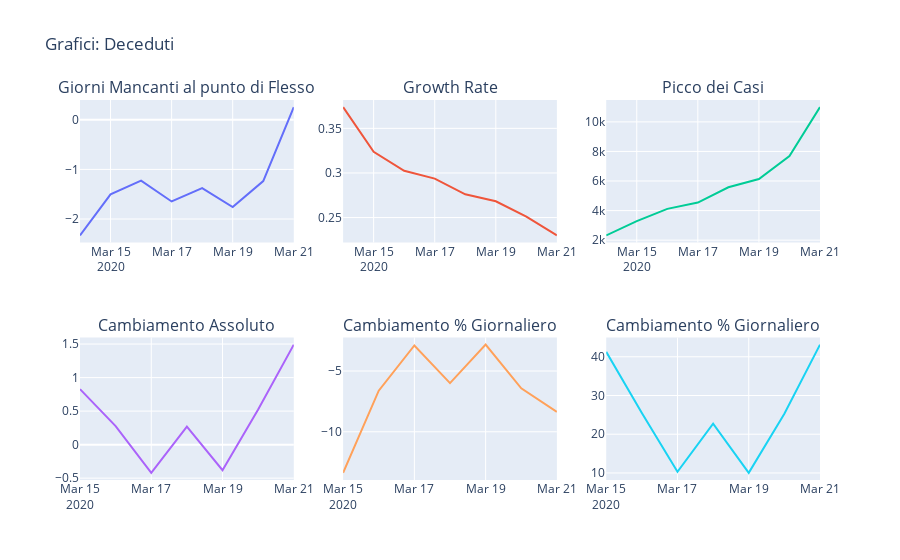

This figure's notebook cell:
### Markdown cell above
## Deceduti

### Code cell
df = run_fit(national_get, 'deceduti')
print_plot(df, title = 'Grafici: Deceduti')

### Figure 1 — Plotly figure (JSON) as saved in the notebook; plotly's stock layout.template omitted (floating-point values rounded to 4 significant figures)
{"data": [{"mode": "lines", "name": "Numero di Giorni Mancanti a Metà del Picco", "type": "scatter", "x": ["2020-03-14", "2020-03-15", "2020-03-16", "2020-03-17", "2020-03-18", "2020-03-19", "2020-03-20", "2020-03-21"], "xaxis": "x", "y": [-2.329, -1.501, -1.225, -1.646, -1.377, -1.759, -1.236, 0.2554], "yaxis": "y"}, {"mode": "lines", "name": "Growth Rate", "type": "scatter", "x": ["2020-03-14", "2020-03-15", "2020-03-16", "2020-03-17", "2020-03-18", "2020-03-19", "2020-03-20", "2020-03-21"], "xaxis": "x2", "y": [0.3738, 0.3238, 0.3024, 0.2936, 0.276, 0.2682, 0.251, 0.23], "yaxis": "y2"}, {"mode": "lines", "name": "Picco dei Casi", "type": "scatter", "x": ["2020-03-14", "2020-03-15", "2020-03-16", "2020-03-17", "2020-03-18", "2020-03-19", "2020-03-20", "2020-03-21"], "xaxis": "x3", "y": [2324.0, 3283.0, 4118.0, 4543.0, 5575.0, 6133.0, 7683.0, 11000.0], "yaxis": "y3"}, {"mode": "lines", "name": "Numero di Giorni Mancanti a Metà del Picco", "type": "scatter", "x": ["2020-03-15", "2020-03-16", "2020-03-17", "2020-03-18", "2020-03-19", "2020-03-20", "2020-03-21"], "xaxis": "x4", "y": [0.8277, 0.2765, -0.4211, 0.2687, -0.382, 0.5233, 1.491], "yaxis": "y4"}, {"mode": "lines", "name": "Growth Rate", "type": "scatter", "x": ["2020-03-15", "2020-03-16", "2020-03-17", "2020-03-18", "2020-03-19", "2020-03-20", "2020-03-21"], "xaxis": "x5", "y": [-13.38, -6.616, -2.894, -5.99, -2.826, -6.426, -8.363], "yaxis": "y5"}, {"mode": "lines", "name": "Picco dei Casi", "type": "scatter", "x": ["2020-03-15", "2020-03-16", "2020-03-17", "2020-03-18", "2020-03-19", "2020-03-20", "2020-03-21"], "xaxis": "x6", "y": [41.28, 25.45, 10.31, 22.72, 10.02, 25.27, 43.14], "yaxis": "y6"}], "layout": {"annotations": [{"font": {"size": 16}, "showarrow": false, "text": "Giorni Mancanti al punto di Flesso", "x": 0.1444, "xanchor": "center", "xref": "paper", "y": 1, "yanchor": "bottom", "yref": "paper"}, {"font": {"size": 16}, "showarrow": false, "text": "Growth Rate", "x": 0.5, "xanchor": "center", "xref": "paper", "y": 1, "yanchor": "bottom", "yref": "paper"}, {"font": {"size": 16}, "showarrow": false, "text": "Picco dei Casi", "x": 0.8556, "xanchor": "center", "xref": "paper", "y": 1, "yanchor": "bottom", "yref": "paper"}, {"font": {"size": 16}, "showarrow": false, "text": "Cambiamento Assoluto", "x": 0.1444, "xanchor": "center", "xref": "paper", "y": 0.375, "yanchor": "bottom", "yref": "paper"}, {"font": {"size": 16}, "showarrow": false, "text": "Cambiamento % Giornaliero", "x": 0.5, "xanchor": "center", "xref": "paper", "y": 0.375, "yanchor": "bottom", "yref": "paper"}, {"font": {"size": 16}, "showarrow": false, "text": "Cambiamento % Giornaliero", "x": 0.8556, "xanchor": "center", "xref": "paper", "y": 0.375, "yanchor": "bottom", "yref": "paper"}], "showlegend": false, "title": {"text": "Grafici: Deceduti"}, "xaxis": {"anchor": "y", "domain": [0, 0.2889]}, "xaxis2": {"anchor": "y2", "domain": [0.3556, 0.6444]}, "xaxis3": {"anchor": "y3", "domain": [0.7111, 1]}, "xaxis4": {"anchor": "y4", "domain": [0, 0.2889]}, "xaxis5": {"anchor": "y5", "domain": [0.3556, 0.6444]}, "xaxis6": {"anchor": "y6", "domain": [0.7111, 1]}, "yaxis": {"anchor": "x", "domain": [0.625, 1]}, "yaxis2": {"anchor": "x2", "domain": [0.625, 1]}, "yaxis3": {"anchor": "x3", "domain": [0.625, 1]}, "yaxis4": {"anchor": "x4", "domain": [0, 0.375]}, "yaxis5": {"anchor": "x5", "domain": [0, 0.375]}, "yaxis6": {"anchor": "x6", "domain": [0, 0.375]}}}
